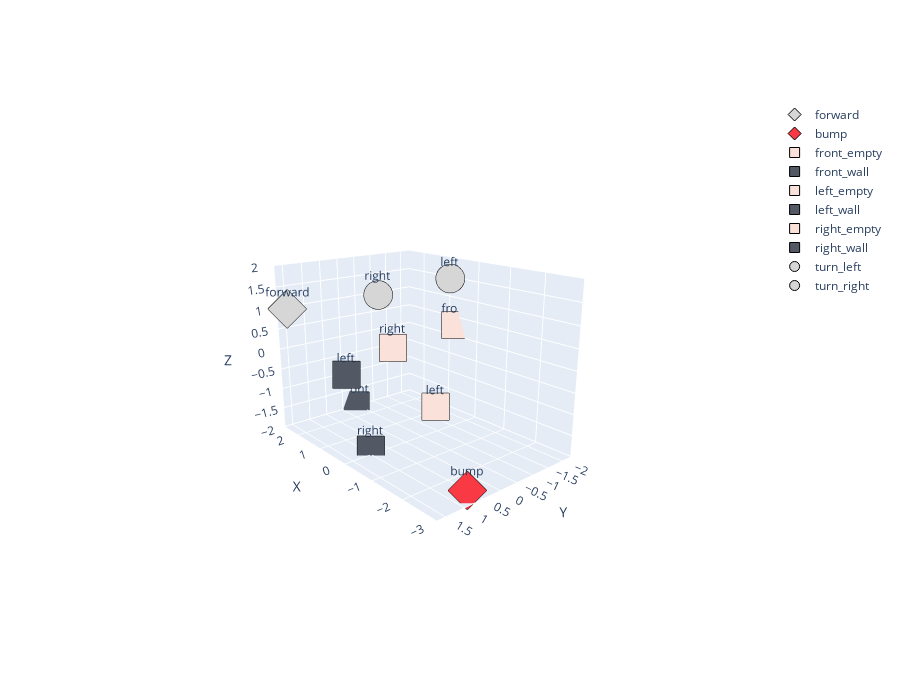

Here is the notebook cell this chart was saved with:
### Markdown cell above
# Visualisation

### Code cell
import matplotlib.pyplot as plt
from mpl_toolkits.mplot3d import Axes3D
import plotly.graph_objects as go

# Liste de formes de marqueurs disponibles dans Plotly
marker_symbols = ['diamond', 'diamond', 'square', 'square', 'square', 'square','square', 'square', 'circle', 'cross', 'circle', 'cross']
# Couleurs (différentes pour chaque token)
marker_colors = ['#D6D6D6', '#F93943', '#FAE2DB', '#535865', '#FAE2DB', '#535865', '#FAE2DB', '#535865', '#D6D6D6', '#D6D6D6', '#D6D6D6', '#D6D6D6']

def plotly_embedding(agent):
    # Extraire les vecteurs d'embedding
    embedding_weights = agent._lstm.embedding.weight.data        
    # Récupérer les coordonnées
    x = embedding_weights[:, 0].numpy()
    y = embedding_weights[:, 1].numpy()
    z = embedding_weights[:, 2].numpy()
    labels = ['forward', 'bump', 'front_empty', 'front_wall', 'left_empty', 'left_wall','right_empty', 'right_wall', 'turn_left', 'turn_left', 'turn_right', 'turn_righ']
    tags = ['forward', 'bump', 'front', 'front', 'left', 'left','right', 'right', 'left', '', 'right', '']
    #labels = [f"Token {i}" for i in range(agent._lstm.len_vocab)]
    # Créer une figure Plotly
    fig = go.Figure()
    
    for i in range(agent._lstm.len_vocab):
        # Exclude the turn wall interactions
        if i in [9, 11]:
            continue
        fig.add_trace(go.Scatter3d(
            x=[x[i]],
            y=[y[i]],
            z=[z[i]],
            mode='markers+text',
            name=labels[i],
            marker=dict(
                size=10,
                color=marker_colors[i],
                symbol=marker_symbols[i],
                line=dict(width=1, color='black')
            ),
            text= tags[i],
            textposition='top center'
        ))    
    fig.update_layout(
        # title='Visualisation 3D des embeddings',
        width=900,
        height=700,
        scene=dict(
            xaxis_title='X',
            yaxis_title='Y',
            zaxis_title='Z'
        )
    )  
    # Affichage interactif
    fig.show(config={"toImageButtonOptions": {"format": "svg"}}) # Spécifie le format de sauvegarde associé au bouton "download" 

plotly_embedding(a)

### Figure 1 — Plotly figure (JSON) as saved in the notebook; plotly's stock layout.template omitted (floating-point values rounded to 4 significant figures)
{"data": [{"marker": {"color": "#D6D6D6", "line": {"color": "black", "width": 1}, "size": 10, "symbol": "diamond"}, "mode": "markers+text", "name": "forward", "text": "forward", "textposition": "top center", "type": "scatter3d", "x": [2.388], "y": [1.583], "z": [1.013]}, {"marker": {"color": "#F93943", "line": {"color": "black", "width": 1}, "size": 10, "symbol": "diamond"}, "mode": "markers+text", "name": "bump", "text": "bump", "textposition": "top center", "type": "scatter3d", "x": [-2.841], "y": [0.7877], "z": [-1.782]}, {"marker": {"color": "#FAE2DB", "line": {"color": "black", "width": 1}, "size": 10, "symbol": "square"}, "mode": "markers+text", "name": "front_empty", "text": "front", "textposition": "top center", "type": "scatter3d", "x": [0.6707], "y": [-2.183], "z": [0.3322]}, {"marker": {"color": "#535865", "line": {"color": "black", "width": 1}, "size": 10, "symbol": "square"}, "mode": "markers+text", "name": "front_wall", "text": "front", "textposition": "top center", "type": "scatter3d", "x": [2.464], "y": [-0.2746], "z": [-1.899]}, {"marker": {"color": "#FAE2DB", "line": {"color": "black", "width": 1}, "size": 10, "symbol": "square"}, "mode": "markers+text", "name": "left_empty", "text": "left", "textposition": "top center", "type": "scatter3d", "x": [-0.3037], "y": [-0.6494], "z": [-1.19]}, {"marker": {"color": "#535865", "line": {"color": "black", "width": 1}, "size": 10, "symbol": "square"}, "mode": "markers+text", "name": "left_wall", "text": "left", "textposition": "top center", "type": "scatter3d", "x": [0.01201], "y": [1.587], "z": [0.01686]}, {"marker": {"color": "#FAE2DB", "line": {"color": "black", "width": 1}, "size": 10, "symbol": "square"}, "mode": "markers+text", "name": "right_empty", "text": "right", "textposition": "top center", "type": "scatter3d", "x": [0.7136], "y": [-0.2033], "z": [0.1011]}, {"marker": {"color": "#535865", "line": {"color": "black", "width": 1}, "size": 10, "symbol": "square"}, "mode": "markers+text", "name": "right_wall", "text": "right", "textposition": "top center", "type": "scatter3d", "visible": true, "x": [0.02056], "y": [1.008], "z": [-1.895]}, {"marker": {"color": "#D6D6D6", "line": {"color": "black", "width": 1}, "size": 10, "symbol": "circle"}, "mode": "markers+text", "name": "turn_left", "text": "left", "textposition": "top center", "type": "scatter3d", "visible": true, "x": [-0.7144], "y": [-0.6735], "z": [1.882]}, {"marker": {"color": "#D6D6D6", "line": {"color": "black", "width": 1}, "size": 10, "symbol": "circle"}, "mode": "markers+text", "name": "turn_right", "text": "right", "textposition": "top center", "type": "scatter3d", "visible": true, "x": [0.3266], "y": [0.4843], "z": [1.516]}], "layout": {"height": 700, "scene": {"aspectmode": "auto", "aspectratio": {"x": 1.254, "y": 0.8916, "z": 0.8941}, "camera": {"center": {"x": 0, "y": 0, "z": 0}, "eye": {"x": -2.287, "y": 1.958, "z": 0.9561}, "projection": {"type": "perspective"}, "up": {"x": 0, "y": 0, "z": 1}}, "xaxis": {"title": {"text": "X"}, "type": "linear"}, "yaxis": {"title": {"text": "Y"}, "type": "linear"}, "zaxis": {"title": {"text": "Z"}, "type": "linear"}}, "width": 900}}
